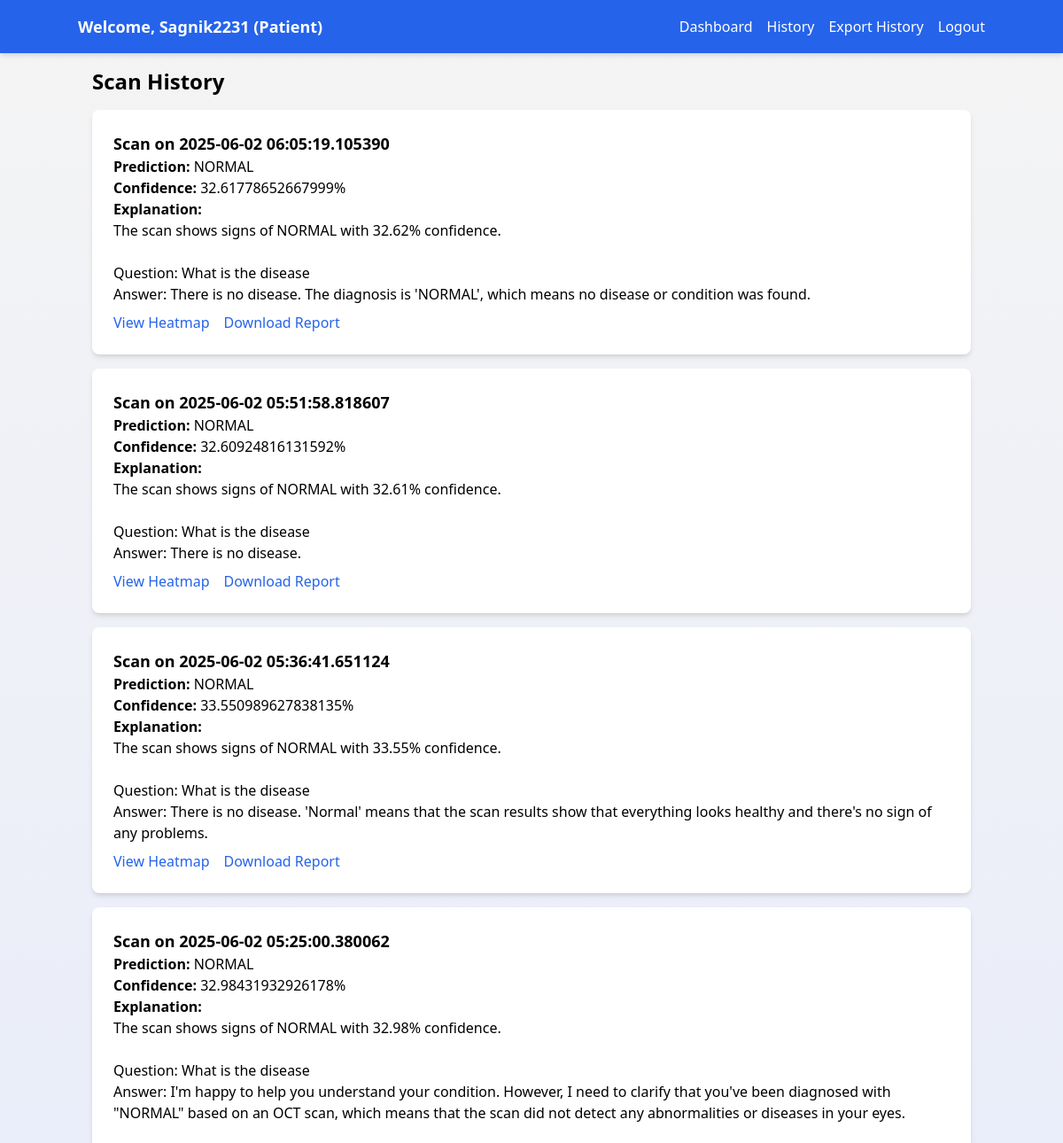
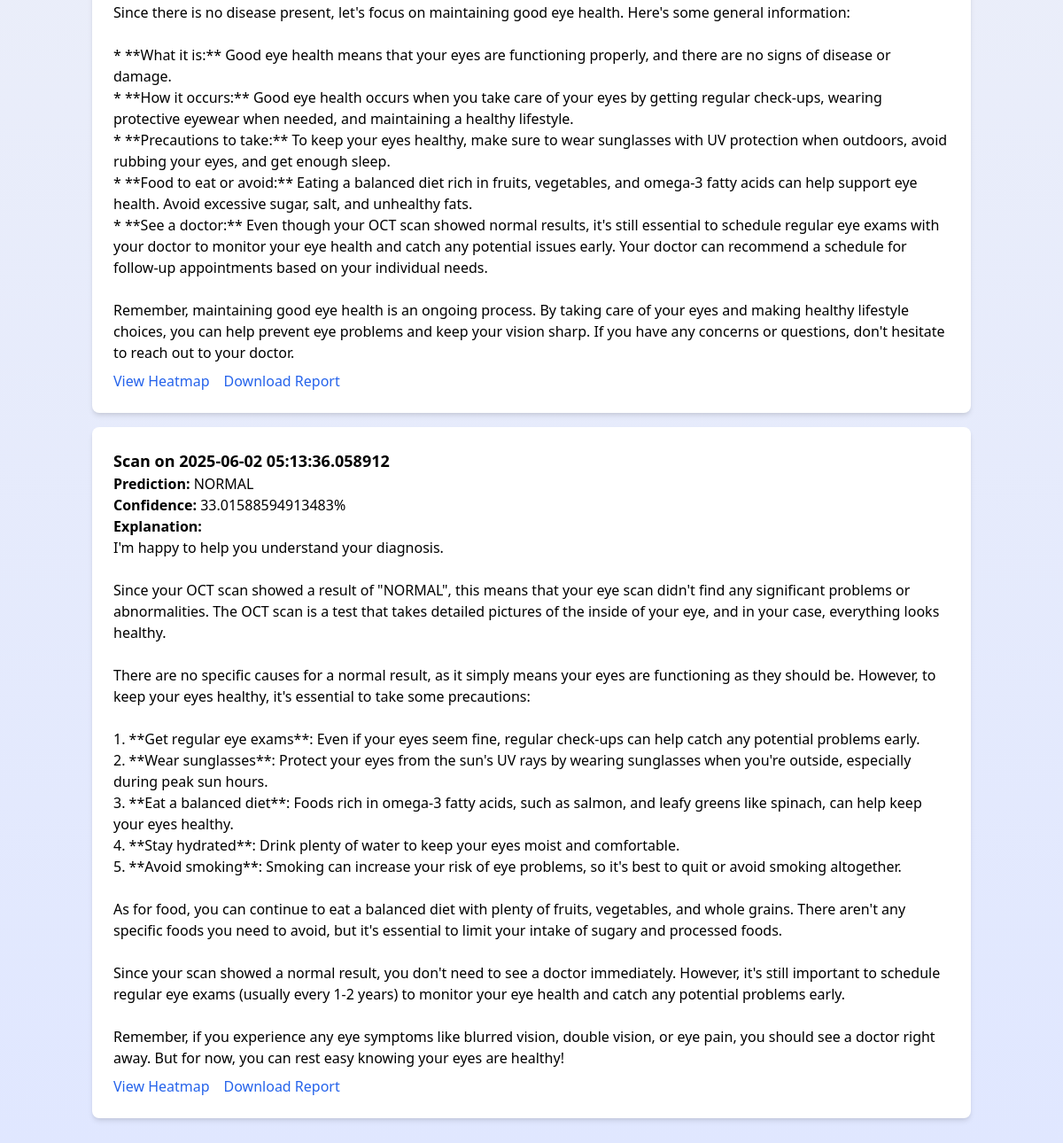
The page /history (signed in) on the database its author committed (2 pictures, top to bottom).
### app/models.py (models this page shows)
class User(db.Model):
    id = db.Column(db.Integer, primary_key=True)
    username = db.Column(db.String(80), unique=True, nullable=False)
    password = db.Column(db.String(120), nullable=False)
    role = db.Column(db.String(20), default='patient')

class Scan(db.Model):
    id = db.Column(db.Integer, primary_key=True)
    user_id = db.Column(db.Integer, db.ForeignKey('user.id'), nullable=False)
    image_path = db.Column(db.String(120), nullable=False)
    prediction = db.Column(db.String(50), nullable=False)
    confidence = db.Column(db.Float, nullable=False)
    date = db.Column(db.DateTime, default=datetime.utcnow)
    explanation = db.Column(db.Text, nullable=True)

### app/routes.py (the view)
    @app.route('/history')
    def history():
        if 'user_id' not in session:
            return redirect(url_for('login'))
        user = User.query.get(session['user_id'])
        scans = Scan.query.filter_by(user_id=session['user_id']).order_by(Scan.date.desc()).all()
        return render_template('history.html', user=user, scans=scans)

### templates/history.html
{% extends "base.html" %}
{% block content %}
<h2 class="text-2xl font-bold mb-4">Scan History</h2>
{% for scan in scans %}
<div class="scan-card bg-white p-6 rounded-lg shadow-md mb-4">
    <h3 class="text-lg font-semibold">Scan on {{ scan.date }}</h3>
    <p><strong>Prediction:</strong> {{ scan.prediction }}</p>
    <p><strong>Confidence:</strong> {{ scan.confidence }}%</p>
    <p><strong>Explanation:</strong></p>
    <div class="whitespace-pre-wrap">{{ scan.explanation | safe }}</div>
    <div class="flex space-x-4 mt-2">
        <a href="{{ url_for('generate_heatmap_route', scan_id=scan.id) }}" class="text-blue-600 hover:underline">View Heatmap</a>
        <a href="{{ url_for('download_report', scan_id=scan.id) }}" class="text-blue-600 hover:underline">Download Report</a>
    </div>
</div>
{% endfor %}
{% endblock %}

### templates/base.html (shortened to what this page needs)
<!DOCTYPE html>
<html lang="en">
<head>
    <link href="https://cdn.jsdelivr.net/npm/tailwindcss@2.2.19/dist/tailwind.min.css" rel="stylesheet">
    <link rel="stylesheet" href="{{ url_for('static', filename='css/styles.css') }}">
</head>
<body class="bg-gray-100 font-sans">
    <nav class="bg-blue-600 text-white p-4 shadow-md">
        <div class="container mx-auto flex justify-between items-center">
            <div class="text-lg font-semibold">
                {% if session.user_id %}
                {% set user = user %}
                Welcome, {{ user.username }} ({{ user.role | capitalize }})
                {% endif %}
            </div>
            {% if session.user_id %}
            <ul class="flex space-x-4">
                <li><a href="{{ url_for('dashboard') }}" class="hover:text-blue-200">Dashboard</a></li>
                <li><a href="{{ url_for('history') }}" class="hover:text-blue-200">History</a></li>
                <li><a href="{{ url_for('export_history') }}" class="hover:text-blue-200">Export History</a></li>
                <li><a href="{{ url_for('logout') }}" class="hover:text-blue-200">Logout</a></li>
            </ul>
            {% endif %}
        </div>
    </nav>
    <div class="container mx-auto p-4">
        {% block content %}{% endblock %}
    </div>
</body>
</html>

### static/css/styles.css (style rules this page uses)
body { background: linear-gradient(to bottom, #f4f4f4, #e0e7ff); }
nav { transition: all 0.3s ease; }
nav ul li a { transition: color 0.2s ease; }
.scan-card { transition: transform 0.2s ease; }

### rows shown on the page
User: username "Sagnik2231", role "Patient"
Scan: date "2025-06-02 06:05:19.105390", prediction "NORMAL", confidence "32.61778652667999", explanation "The scan shows signs of NORMAL with 32.62% confidence. Question: What is the disease Answer: There is no disease. The diagnosis is 'NORMAL', which means no disease or condition was found."
Scan: date "2025-06-02 05:51:58.818607", prediction "NORMAL", confidence "32.60924816131592", explanation "The scan shows signs of NORMAL with 32.61% confidence. Question: What is the disease Answer: There is no disease."
Scan: date "2025-06-02 05:36:41.651124", prediction "NORMAL", confidence "33.550989627838135", explanation "The scan shows signs of NORMAL with 33.55% confidence. Question: What is the disease Answer: There is no disease. 'Normal' means that the scan results show that everything looks healthy and there's no sign of any problems."
Scan: date "2025-06-02 05:25:00.380062", prediction "NORMAL", confidence "32.98431932926178", explanation "The scan shows signs of NORMAL with 32.98% confidence. Question: What is the disease Answer: I'm happy to help you understand your condition. However, I need to clarify that you've been diagnosed with \"NORMAL\" based on an OCT scan, which means that the scan did not detect any abnormalities or diseases in your eyes. Since there is no disease present, let's focus on maintaining good eye health. Here's some general information: * **What it is:** Good eye health means that your eyes are functioning properly, and there are no signs of disease or damage. * **How it occurs:** Good eye health occurs when you take care of your eyes by getting regular check-ups, wearing protective eyewear when…"
Scan: date "2025-06-02 05:13:36.058912", prediction "NORMAL", confidence "33.01588594913483", explanation "I'm happy to help you understand your diagnosis. Since your OCT scan showed a result of \"NORMAL\", this means that your eye scan didn't find any significant problems or abnormalities. The OCT scan is a test that takes detailed pictures of the inside of your eye, and in your case, everything looks healthy. There are no specific causes for a normal result, as it simply means your eyes are functioning as they should be. However, to keep your eyes healthy, it's essential to take some precautions: 1. **Get regular eye exams**: Even if your eyes seem fine, regular check-ups can help catch any potential problems early. 2. **Wear sunglasses**: Protect your eyes from the sun's UV rays by wearing…"
